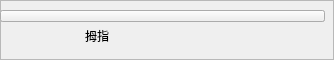
          <widget class="QFrame" name="frame">
           <property name="sizePolicy">
            <sizepolicy hsizetype="Preferred" vsizetype="Minimum">
             <horstretch>0</horstretch>
             <verstretch>0</verstretch>
            </sizepolicy>
           </property>
           <property name="minimumSize">
            <size>
             <width>0</width>
             <height>60</height>
            </size>
           </property>
           <property name="font">
            <font>
             <pointsize>9</pointsize>
            </font>
           </property>
           <property name="frameShape">
            <enum>QFrame::StyledPanel</enum>
           </property>
           <property name="frameShadow">
            <enum>QFrame::Raised</enum>
           </property>
           <widget class="QPushButton" name="button_thumb_straight">
            <property name="geometry">
             <rect>
              <x>0</x>
              <y>10</y>
              <width>325</width>
              <height>12</height>
             </rect>
            </property>
            <property name="styleSheet">
             <string notr="true">QPushButton{border-image:url(:/res/pic/slices/pic_background.png)}</string>
            </property>
            <property name="text">
             <string/>
            </property>
           </widget>
           <widget class="QPushButton" name="button_thumb_roll">
            <property name="geometry">
             <rect>
              <x>0</x>
              <y>10</y>
              <width>325</width>
              <height>12</height>
             </rect>
            </property>
            <property name="styleSheet">
             <string notr="true">QPushButton{border-image:url(:/res/pic/slices/pic_background.png)}</string>
            </property>
            <property name="text">
             <string/>
            </property>
           </widget>
           <widget class="QLabel" name="label_thumb">
            <property name="geometry">
             <rect>
              <x>70</x>
              <y>20</y>
              <width>54</width>
              <height>31</height>
             </rect>
            </property>
            <property name="font">
             <font>
              <pointsize>9</pointsize>
             </font>
            </property>
            <property name="text">
             <string>拇指</string>
            </property>
            <property name="alignment">
             <set>Qt::AlignCenter</set>
            </property>
           </widget>
           <zorder>button_thumb_roll</zorder>
           <zorder>button_thumb_straight</zorder>
           <zorder>label_thumb</zorder>
          </widget>
